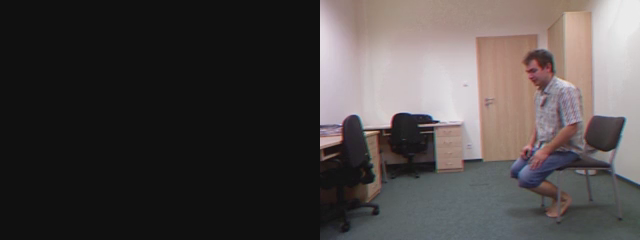
#> input picture frame 10 of vision/falldown/fall3.mp4, 640 x 240 px, given in place of cs4.mp4, which was not available
$ python tempfall.py
#> lines starting #> are read from the running program, lines starting #| are printed output that depends on the picture; pictures that were not available may be replaced by others from this repository, and a replacement may not be noted
import time
import cv2


def convertFrame(frame):
    r = 750.0 / frame.shape[1]
    dim = (750, int(frame.shape[0] * r))
    frame = cv2.resize(frame, dim, interpolation=cv2.INTER_AREA)
    gray = cv2.cvtColor(frame, cv2.COLOR_BGR2GRAY)
    if useGaussian:
        gray = cv2.GaussianBlur(gray, (gaussianPixels, gaussianPixels), 0)
    return frame, gray


# Video or camera
# camera = cv2.VideoCapture(0)
# '''
camera = cv2.VideoCapture("cs4.mp4")
time.sleep(1.0)
# '''
firstFrame = None
start = time.time()
i = 0
lastH = [0] * 100
lastW = [0] * 100

# Detect parameters
minArea = 30 * 30
thresholdLimit = 20
dilationPixels = 10  # 10
useGaussian = 1
gaussianPixels = 31
j = 0

# loop for each frame in video
while 1:
    detectStatus = "Empty"

    grabbed, frame = camera.read()
#> frame is the input picture: shape (240, 640, 3); mean B, G, R 70, 70.6, 75.9

    # eof
    if not grabbed:
        break

    frame, gray = convertFrame(frame)
#> in convertFrame, `gray = cv2.cvtColor(frame, cv2.COLOR_BGR2GRAY)`:
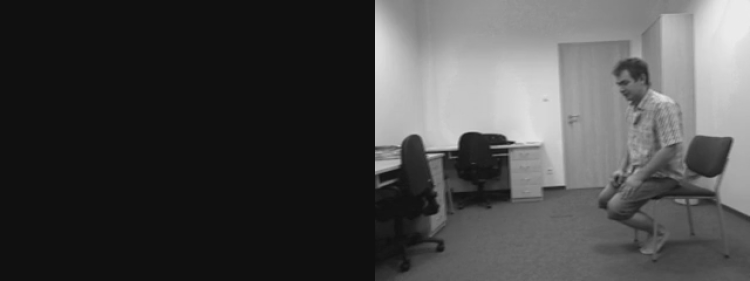
#> gray: shape (281, 750); min 15, max 235, mean 72
#> in convertFrame, `gray = cv2.GaussianBlur(gray, (gaussianPixels, gaussianPixels), 0)`:
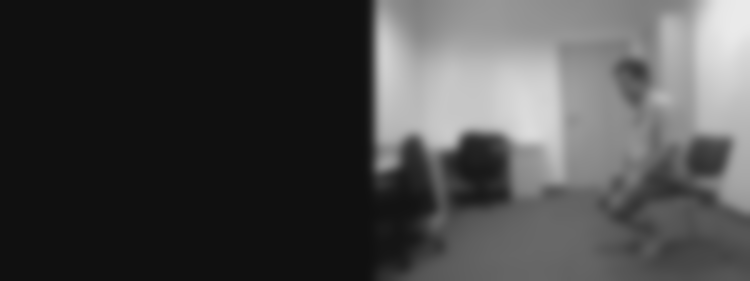
#> gray: shape (281, 750); min 16, max 234, mean 72

    # firstFrame (this should updated every time light conditions change)
    if firstFrame is None:
        time.sleep(1.0)  # let camera autofocus + autosaturation settle
        grabbed, frame = camera.read()
        frame, gray = convertFrame(frame)
        firstFrame = gray
        continue

    # difference between the current frame and firstFrame
    frameDelta = cv2.absdiff(firstFrame, gray)
    thresh = cv2.threshold(frameDelta, thresholdLimit, 255, cv2.THRESH_BINARY)[1]
    thresh = cv2.dilate(thresh, None, iterations=dilationPixels)  # dilate thresh
    contours, _ = cv2.findContours(thresh.copy(), cv2.RETR_EXTERNAL, cv2.CHAIN_APPROX_SIMPLE)  # find contours

    if contours:

        # list to hold all areas
        areas = []

        for contour in contours:
            ar = cv2.contourArea(contour)
            areas.append(ar)

        max_area = max(areas, default = 0)

        # index of the list of elements with the largest area
        max_area_index = areas.index(max_area)

        #largest area contour
        cnt = contours[max_area_index]

        # M = cv2.movements(cnt)
        x,y,w,h = cv2.boundingRect(cnt)

        print ("w= ", w," h=  ",h)

        cv2.drawContours(frameDelta, [cnt], 0, (255,255,0), 3) #, maxLevel = 0)
        if h < w:
            j+=1

            if j > 10:
                print ("FALL")
                cv2.putText(frameDelta, 'FALL', (x, y),cv2.FONT_HERSHEY_TRIPLEX, 0.5, (255,255,255), 2)

                if  h > w:
                    j=0

        cv2.imshow("fgmask", frame)
        # cv2.waitKey(0)

$ run again, starting later in the video
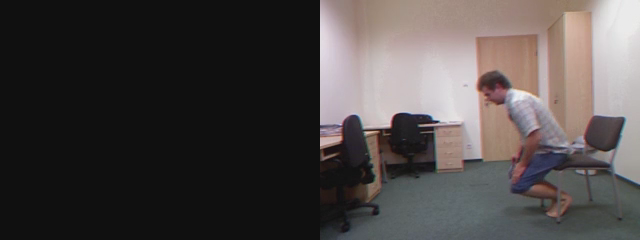
#> input picture frame 48 of vision/falldown/fall3.mp4, 640 x 240 px, given in place of cs4.mp4, which was not available
#> frame is the input picture: shape (240, 640, 3); mean B, G, R 70, 70.8, 76
#> frame: shape (281, 750, 3)
#> in convertFrame, `gray = cv2.GaussianBlur(gray, (gaussianPixels, gaussianPixels), 0)`:
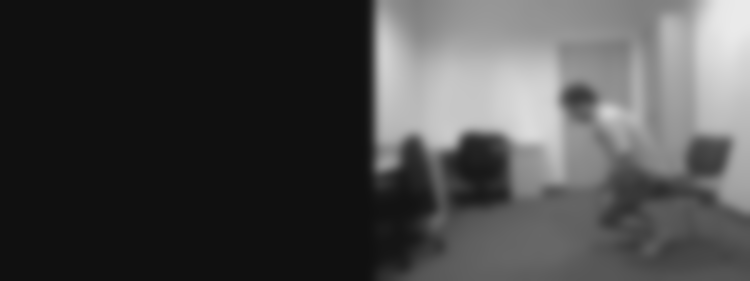
#> gray: shape (281, 750); min 16, max 234, mean 72.2
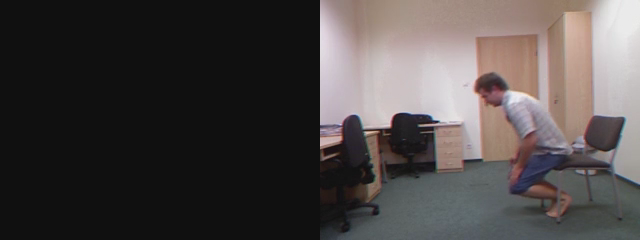
#> input picture frame 49 of vision/falldown/fall3.mp4, 640 x 240 px, given in place of cs4.mp4, which was not available
#> frame is the input picture: shape (240, 640, 3); mean B, G, R 70.1, 70.9, 76.1
#> frame: shape (281, 750, 3)

$ run again, starting later in the video
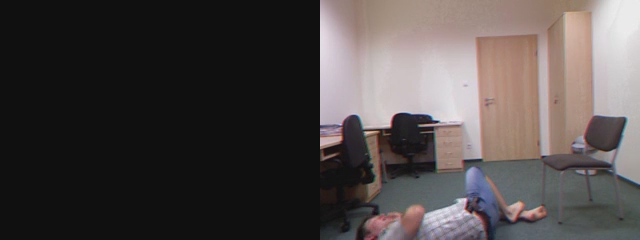
#> input picture frame 86 of vision/falldown/fall3.mp4, 640 x 240 px, given in place of cs4.mp4, which was not available
#> frame is the input picture: shape (240, 640, 3); mean B, G, R 72.3, 72.9, 79.2
#> frame: shape (281, 750, 3)
#> in convertFrame, `gray = cv2.GaussianBlur(gray, (gaussianPixels, gaussianPixels), 0)`:
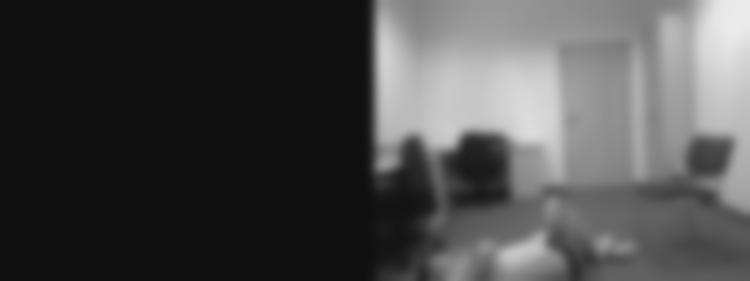
#> gray: shape (281, 750); min 16, max 234, mean 74.7
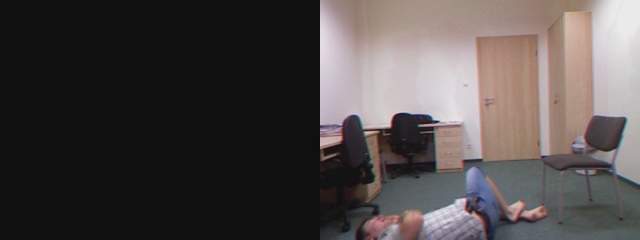
#> input picture frame 87 of vision/falldown/fall3.mp4, 640 x 240 px, given in place of cs4.mp4, which was not available
#> frame is the input picture: shape (240, 640, 3); mean B, G, R 72.7, 73.3, 79.3
#> frame: shape (281, 750, 3)
